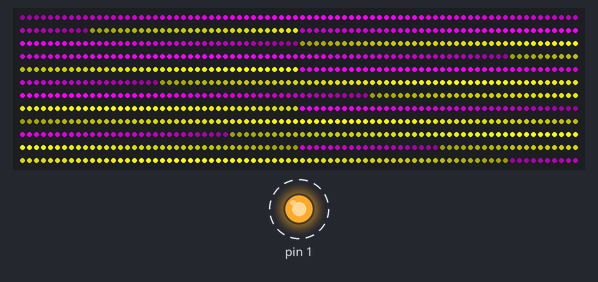
Bench run of a sketch on a simulated Teensy 4. Shown: 960 RGB LEDs in strip order, left to right, continuing on the next row, output pins drawn as LEDs (lit = HIGH). Dashed ring = blinking.

Above: at 0.12 s.
At 2.94 s:
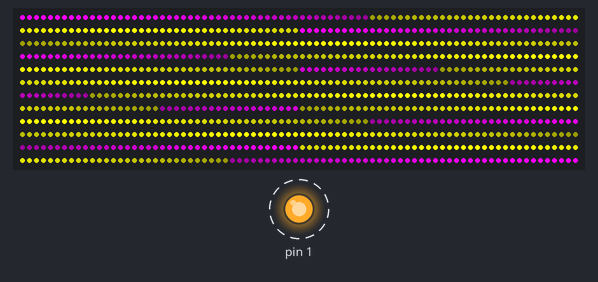
At 5.91 s:
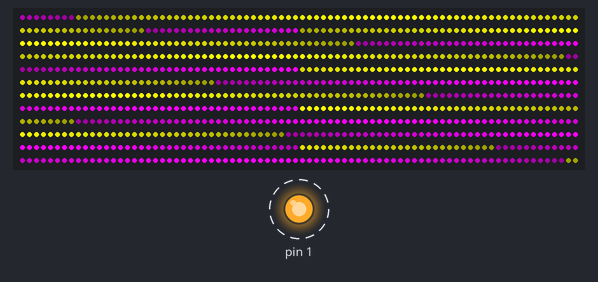
At 11.69 s:
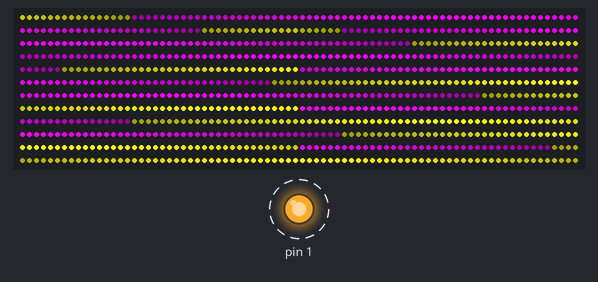
Timing chart, 0 to 40.0 s (numbered marks = the images above):
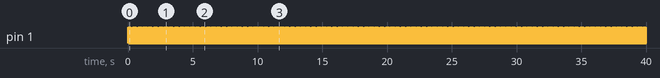

Measured:
- by itself, pin 1: alternates HIGH for 0.03 s and LOW for 0.04 s
- by itself, everything shown: repeats every 12.7 s, in 90 steps

The sketch:

Rainbow_TestScript.ino
```cpp
// (licence header left out)
#include <OctoWS2811.h>

const int ledsPerStrip = 120;

DMAMEM int displayMemory[ledsPerStrip*6];
int drawingMemory[ledsPerStrip*6];

const int config = WS2811_GRB | WS2811_800kHz;

OctoWS2811 leds(ledsPerStrip, displayMemory, drawingMemory, config);

int PlatypiColors[180];
int j = 0;

void setup() {
  pinMode(1, OUTPUT);
  digitalWrite(1, HIGH);

  //Create Array for Loiter Pattern
  for (int i=0; i<45; i++) {
    j++;
    int hue = 300;
    int saturation = 100;
    int lightness = j + 5;
    // Pre-compute "45 degrees" of the Platypi Colors
    PlatypiColors[i] = makeColor(hue, saturation, lightness);
  }
  j = 0;
  for (int i=45; i<90; i++) {
    j++;
    int hue = 300;
    int saturation = 100;
    int lightness = 50 - j;
    // Pre-compute "45 degrees" of the Platypi Colors
    PlatypiColors[i] = makeColor(hue, saturation, lightness);
  }
  j = 0;
  for (int i=90; i<135; i++) {
    j++;
    int hue = 60;
    int saturation = 100;
    int lightness = j + 5;
    // Pre-compute "45 degrees" of the Platypi Colors
    PlatypiColors[i] = makeColor(hue, saturation, lightness);
  }
  j = 0;
  for (int i=135; i<180; i++) {
    j++;
    int hue = 60;
    int saturation = 100;
    int lightness = 50 - j;
    // Pre-compute "45 degrees" of the Platypi Colors
    PlatypiColors[i] = makeColor(hue, saturation, lightness);
  }

  digitalWrite(1, LOW);
  leds.begin();
}

void loop() {
  rainbow(20, 5000, PlatypiColors);
}


// phaseShift is the shift between each row.  phaseShift=0
// causes all rows to show the same colors moving together.
// phaseShift=180 causes each row to be the opposite colors
// as the previous.
//
// cycleTime is the number of milliseconds to shift through
// the entire 360 degrees of the color wheel:
// Red -> Orange -> Yellow -> Green -> Blue -> Violet -> Red
//
void rainbow(int phaseShift, int cycleTime, int data[180])
{
  int color, x, y, offset, wait;

  wait = cycleTime * 1000 / ledsPerStrip;
  for (color=0; color < 180; color++) {
    digitalWrite(1, HIGH);
    for (x=0; x < ledsPerStrip; x++) {
      for (y=0; y < 8; y++) {
        int index = (color + x + y*phaseShift/2) % 180;
        leds.setPixel(x + y*ledsPerStrip, data[index]);
      }
    }
    leds.show();
    digitalWrite(1, LOW);
    delayMicroseconds(wait);
  }
}
```

makeColor.ino
```cpp
// Convert HSL (Hue, Saturation, Lightness) to RGB (Red, Green, Blue)
//
//   hue:        0 to 359 - position on the color wheel, 0=red, 60=orange,
//                            120=yellow, 180=green, 240=blue, 300=violet
//
//   saturation: 0 to 100 - how bright or dull the color, 100=full, 0=gray
//
//   lightness:  0 to 100 - how light the color is, 100=white, 50=color, 0=black
//
int makeColor(unsigned int hue, unsigned int saturation, unsigned int lightness)
{
	unsigned int red, green, blue;
	unsigned int var1, var2;

	if (hue > 359) hue = hue % 360;
	if (saturation > 100) saturation = 100;
	if (lightness > 100) lightness = 100;

	// algorithm from: http://www.easyrgb.com/index.php?X=MATH&H=19#text19
	if (saturation == 0) {
		red = green = blue = lightness * 255 / 100;
	} else {
		if (lightness < 50) {
			var2 = lightness * (100 + saturation);
		} else {
			var2 = ((lightness + saturation) * 100) - (saturation * lightness);
		}
		var1 = lightness * 200 - var2;
		red = h2rgb(var1, var2, (hue < 240) ? hue + 120 : hue - 240) * 255 / 600000;
		green = h2rgb(var1, var2, hue) * 255 / 600000;
		blue = h2rgb(var1, var2, (hue >= 120) ? hue - 120 : hue + 240) * 255 / 600000;
	}
	return (red << 16) | (green << 8) | blue;
}

unsigned int h2rgb(unsigned int v1, unsigned int v2, unsigned int hue)
{
	if (hue < 60) return v1 * 60 + (v2 - v1) * hue;
	if (hue < 180) return v2 * 60;
	if (hue < 240) return v1 * 60 + (v2 - v1) * (240 - hue);
	return v1 * 60;
}

// alternate code:
// http://forum.pjrc.com/threads/16469-looking-for-ideas-on-generating-RGB-colors-from-accelerometer-gyroscope?p=37170&viewfull=1#post37170
```
